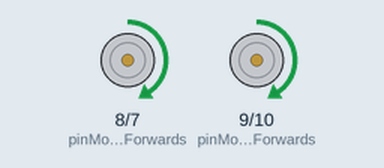
The program below on a simulated Raspberry Pi (BCM pin numbers). On the bench: motor-driver pin pairs drawn as motors (green arrow = first pin HIGH = forward, orange = second pin HIGH = backward, longer = more drive). At 5.0 s the program stops and its outputs stay as they are.

Above: at 0.1 s.
At 5.1 s:
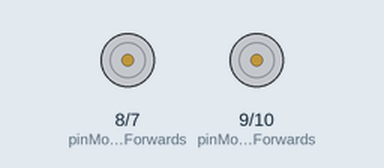
Timing chart, 0 to 6.5 s (numbered marks = the images above):
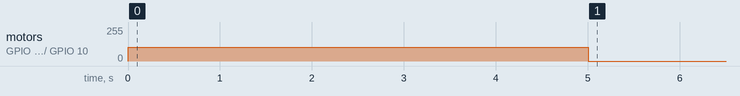

The program:

7-pwm.py
```python
#CamJam EduKit 3 - Robotics
#worksheet 4 - Driving and Turning

import RPi.GPIO as GPIO # import the GPIO library
import time # import the time library

# set the GPIO modes
GPIO.setmode(GPIO.BCM)
GPIO.setwarnings(False)

# set variable for the GPIO motor pins
pinMotorAForwards = 9
pinMotorABackwards = 10
pinMotorBForwards = 8
pinMotorBBackwards = 7

# How many times to turn the pin on and off each second
Frequency = 20
# How long the pin stays on each cycle, as a percent (here, it's 30%)
DutyCycle = 40
# Setting the duty cycle to zero means the motors will not turn
Stop = 0

# Set the GPIO Pin mode
GPIO.setup(pinMotorAForwards, GPIO.OUT)
GPIO.setup(pinMotorABackwards,GPIO.OUT)
GPIO.setup(pinMotorBForwards, GPIO.OUT)
GPIO.setup(pinMotorBBackwards, GPIO.OUT)

# Set the GPIO to software PWM at 'Frequency' Hertz
pwmMotorAForwards = GPIO.PWM(pinMotorAForwards, Frequency)
pwmMotorABackwards = GPIO.PWM(pinMotorABackwards, Frequency)
pwmMotorBForwards = GPIO.PWM(pinMotorBForwards, Frequency)
pwmMotorBBackwards = GPIO.PWM(pinMotorBBackwards, Frequency)

# Start the software PWM with a duty cycle of 0 (i.e not moving)
pwmMotorAForwards.start(Stop)
pwmMotorABackwards.start(Stop)
pwmMotorBForwards.start(Stop)
pwmMotorBBackwards.start(Stop)

# Turn all motors off
def StopMotors():
    pwmMotorAForwards.ChangeDutyCycle(Stop)
    pwmMotorABackwards.ChangeDutyCycle(Stop)
    pwmMotorBForwards.ChangeDutyCycle(Stop)
    pwmMotorBBackwards.ChangeDutyCycle(Stop)

# Turn both motors forward
def Forwards():
    pwmMotorAForwards.ChangeDutyCycle(DutyCycle)
    pwmMotorABackwards.ChangeDutyCycle(Stop)
    pwmMotorBForwards.ChangeDutyCycle(DutyCycle)
    pwmMotorBBackwards.ChangeDutyCycle(Stop)

# Turn both motors backwards
def Backwards():
    pwmMotorAForwards.ChangeDutyCycle(Stop)
    pwmMotorABackwards.ChangeDutyCycle(DutyCycle)
    pwmMotorBForwards.ChangeDutyCycle(Stop)
    pwmMotorBBackwards.ChangeDutyCycle(DutyCycle)

# pivot Left
def PivotLeft():
    pwmMotorAForwards.ChangeDutyCycle(DutyCycle)
    pwmMotorABackwards.ChangeDutyCycle(Stop)
    pwmMotorBForwards.ChangeDutyCycle(Stop)
    pwmMotorBBackwards.ChangeDutyCycle(DutyCycle)

# pivot Right
def PivotRight():
    pwmMotorAForwards.ChangeDutyCycle(Stop)
    pwmMotorABackwards.ChangeDutyCycle(DutyCycle)
    pwmMotorBForwards.ChangeDutyCycle(DutyCycle)
    pwmMotorBBackwards.ChangeDutyCycle(Stop)

# turn Left
def TurnLeft():
    pwmMotorAForwards.ChangeDutyCycle(DutyCycle)
    pwmMotorABackwards.ChangeDutyCycle(Stop)
    pwmMotorBForwards.ChangeDutyCycle(Stop)
    pwmMotorBBackwards.ChangeDutyCycle(Stop)

# Turn Right
def TurnRight():
    pwmMotorAForwards.ChangeDutyCycle(Stop)
    pwmMotorABackwards.ChangeDutyCycle(Stop)
    pwmMotorBForwards.ChangeDutyCycle(DutyCycle)
    pwmMotorBBackwards.ChangeDutyCycle(Stop)

# move the robot
Forwards()
time.sleep(5) # Pause after 5 seconds

#PivotLeft()
#time.sleep(0.5) # Pause for half a second

#Backwards()
#time.sleep(1)

#TurnLeft()
#time.sleep(1.5)

#Forwards()
#time.sleep(1)

#PivotRight()
#time.sleep(0.5)

#Backwards()
#time.sleep(3)

#TurnRight()
#time.sleep(1.5)

StopMotors()


GPIO.cleanup()
```

Measured:
- by itself, motor on GPIO 8 (pinMotorBForwards) / GPIO 7 (pinMotorBBackwards), motor on GPIO 9 (pinMotorAForwards) / GPIO 10 (pinMotorABackwards): stopped → forward 102/255 at 0.00 s, → stopped 5.0 s later
